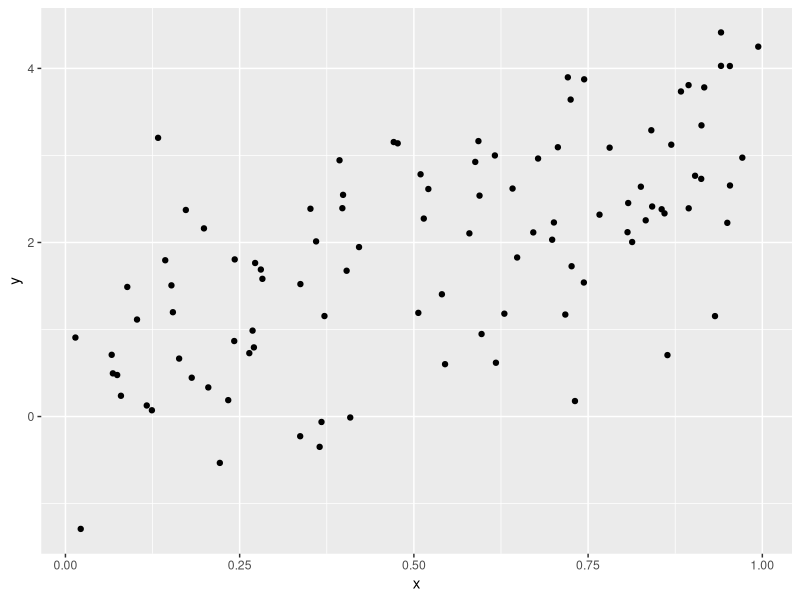

Write the R code that produced this figure.
## ---- chunk 1
library(tidyverse)

plot_df =
  tibble(
    x = runif(100),
    y = 1 + 2*x + rnorm(100))
  
plot_df |> 
  ggplot(aes(x = x, y = y)) +
  geom_point()
